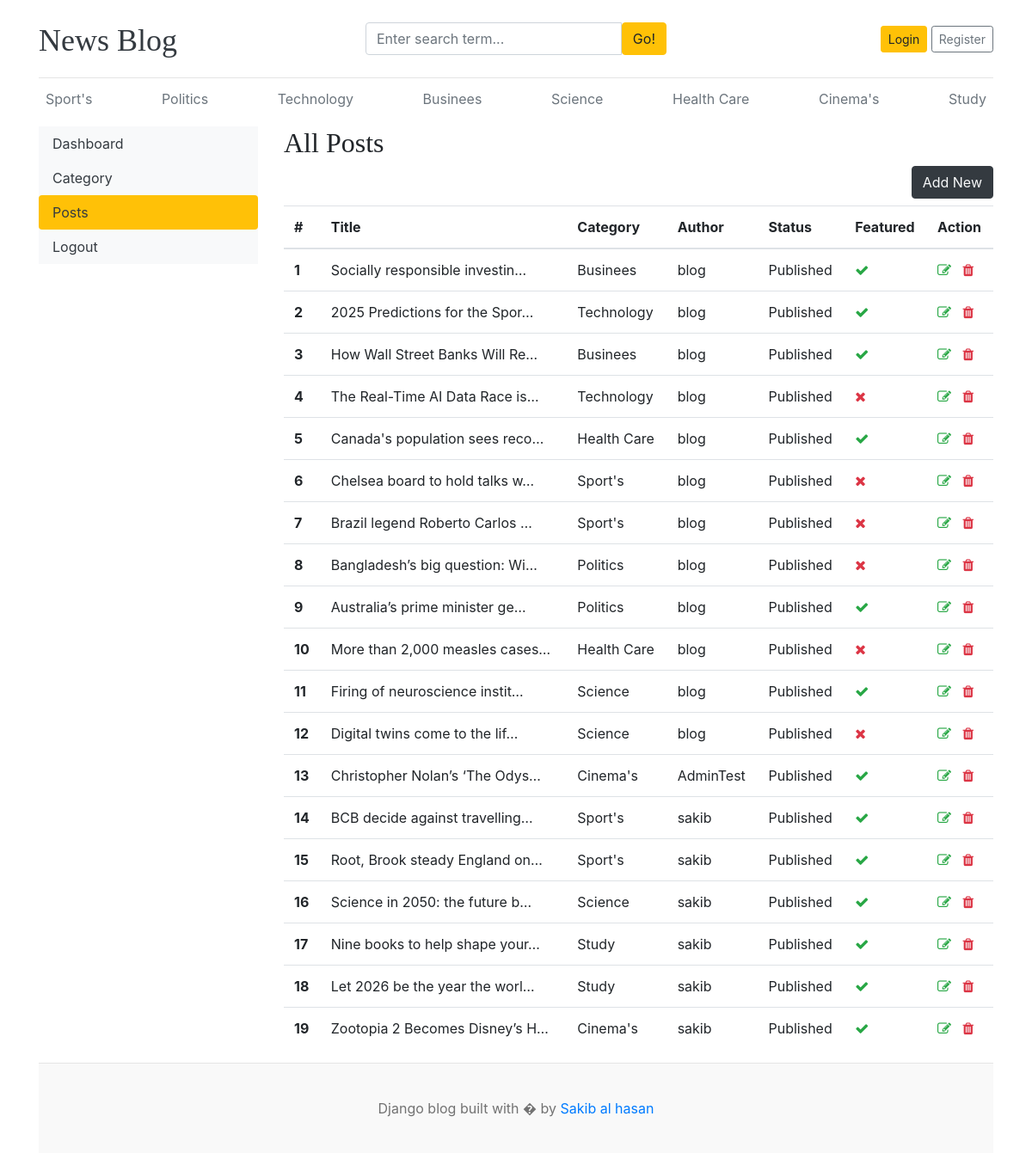
The app's page /dashboard/posts/ with its own data.
### blogs/models.py (models this page shows, shortened)
class Category(models.Model):
    category_name = models.CharField(max_length=100, unique=True)
    created_at = models.DateTimeField(auto_now_add=True)
    updated_at = models.DateTimeField(auto_now=True)
    class Meta:
        verbose_name = 'Category'
        verbose_name_plural = 'Categories'
    def __str__(self):
        return self.category_name

class Blog(models.Model):
    title = models.CharField(max_length=100)
    slug = models.SlugField(max_length=200, unique=True, blank=True)
    category = models.ForeignKey(Category, on_delete=models.CASCADE)
    author = models.ForeignKey(User, on_delete=models.CASCADE)
    featured_image = models.ImageField(upload_to='uploads/%Y/%m/%d')
    short_description = models.TextField(max_length=500)
    blog_body = models.TextField(max_length=2000)
    status = models.CharField(max_length=200, choices=STATUS_CHOICES, default='Draft')
    is_featured = models.BooleanField(default=False)
    created_at = models.DateTimeField(auto_now_add=True)
    updated_at = models.DateTimeField(auto_now=True)

### dashboard/views.py (the view)
# urls.py: path('posts/', views.posts, name='posts'),
def posts(request):
    posts = Blog.objects.all()
    context = {
        'posts': posts,
    }
    return render(request, 'dashboard/posts.html', context)

### blogs/context_processors.py (called while the page is built)
def get_categories(request):
    categories = Category.objects.all()
    return dict(categories=categories)

def get_social_link(request):
    social_links = SocialLink.objects.all()
    return dict(social_links=social_links)

### templates/dashboard/posts.html (shortened to what this page needs)
{% extends "base.html" %}
{% block content %}
<div class="row">
    {% include "dashboard/sidebar.html" %}
    <div class="col-md-9">
        <h2>All Posts</h2>
        <a href="{% url 'add_posts' %}" class="btn btn-dark text-light float-right mb-2" >Add New</a>
        <table class="table table-hover">
            <thead>
                <tr>
                    <th>#</th>
                    <th>Title</th>
                    <th>Category</th>
                    <th>Author</th>
                    <th>Status</th>
                    <th>Featured</th>
                    <th>Action</th>
                </tr>
            </thead>
            <tbody>
                {% for post in posts %}
                <tr>
                    <th>{{ forloop.counter }}</th>
                    <td>{{ post.title | truncatechars:30 }}</td>
                    <td>{{ post.category }}</td>
                    <td>{{ post.author }}</td>
                    <td>{{ post.status }}</td>
                    <td>{% if post.is_featured %}
                        <i class="fa fa-check text-success"></i>
                        {% else %}
                        <i class="fa fa-times text-danger"></i>
                        {% endif %}
                    </td>
                    <td>
                        <a href="{% url 'edit_post' post.id %}"><i class="fa fa-edit text-success"></i></a>
                        <a href="{% url 'delete_post' post.id %}"><i class="fa fa-trash text-danger"></i></a>
                    </td>
                </tr>
                {% endfor %}
            </tbody>
        </table>
    </div>
</div>
{% endblock content %}

### templates/base.html (shortened to what this page needs)
{% load static %}
<!DOCTYPE html>
<html lang="en">
<head>
    <link href="https://getbootstrap.com/docs/4.0/dist/css/bootstrap.min.css" rel="stylesheet">
    <link href="{% static 'css/blog.css' %}" rel="stylesheet">
    <link rel="stylesheet" href="https://cdnjs.cloudflare.com/ajax/libs/font-awesome/4.7.0/css/font-awesome.min.css">
</head>
<body>
    <div class="container">
        <header class="blog-header py-3">
            <div class="row flex-nowrap justify-content-between align-items-center">
                <div class="col-4 pt-1">
                    <a class="blog-header-logo text-dark" href="/">News Blog</a>
                </div>
                <div class="col-4">
                    <form action="{% url 'search' %}" method="GET">
                        <div class="input-group">
                            <input class="form-control" name="keyword" value="{{ keyword }}" type="text" placeholder="Enter search term..." aria-label="Enter search term..." aria-describedby="button-search" />
                            <button class="btn btn-warning" id="button-search" type="submit">Go!</button>
                        </div>
                    </form>
                </div>
                <div class="col-4 d-flex justify-content-end align-items-center">
                    {% if not user.is_authenticated %}
                    <a class="btn btn-sm btn-warning" href="{% url 'login' %}">Login</a> &nbsp;
                    <a class="btn btn-sm btn-outline-secondary" href="{% url 'register' %}">Register</a>
                    {% else %}
                    <span><a href="{% url 'dashboard' %}">Dashboard</a></span>
                    &emsp;
                    <span><a href="{% url 'logout' %}">Logout</a></span>
                    {% endif %}
                </div>
            </div>
        </header>
        <div class="nav-scroller py-1 mb-2">
            <nav class="nav d-flex justify-content-between">
                {% for category in categories %}
                <a class="p-2 text-muted" href="{% url 'posts_by_category' category.id %}">{{ category.category_name }}</a>
                {% endfor %}
            </nav>
        </div>
        {% block content %}
        {% endblock content %}
        <footer class="blog-footer">
            <p>Django blog built with � by <a href="#">Sakib al hasan</a></p>
        </footer>
</body>
</html>

### project_main/static/css/blog.css (style rules this page uses)
.blog-header { border-bottom: 1px solid #e5e5e5; }
.blog-header-logo { font-family: "Playfair Display", Georgia, "Times New Roman", serif; font-size: 2.25rem; }
h1, h2, h3, h4, h5, h6 { font-family: "Playfair Display", Georgia, "Times New Roman", serif; }
.blog-footer { padding: 2.5rem 0; color: #727272; text-align: center; background-color: #f9f9f9; border-top: .05rem solid #e5e5e5; }
.blog-footer p:last-child { margin-bottom: 0; }

### records on screen
Category: category_name "Sport's"
Category: category_name "Politics"
Category: category_name "Technology"
Category: category_name "Businees"
Category: category_name "Science"
Category: category_name "Health Care"
Category: category_name "Cinema's"
Category: category_name "Study"
Blog: title "Socially responsible investin…", category "Businees", author "blog", status "Published", is_featured True (drawn)
Blog: title "2025 Predictions for the Spor…", category "Technology", author "blog", status "Published", is_featured True (drawn)
Blog: title "How Wall Street Banks Will Re…", category "Businees", author "blog", status "Published", is_featured True (drawn)
Blog: title "The Real-Time AI Data Race is…", category "Technology", author "blog", status "Published", is_featured False (drawn)
Blog: title "Canada's population sees reco…", category "Health Care", author "blog", status "Published", is_featured True (drawn)
Blog: title "Chelsea board to hold talks w…", category "Sport's", author "blog", status "Published", is_featured False (drawn)
Blog: title "Brazil legend Roberto Carlos …", category "Sport's", author "blog", status "Published", is_featured False (drawn)
Blog: title "Bangladesh’s big question: Wi…", category "Politics", author "blog", status "Published", is_featured False (drawn)
Blog: title "Australia’s prime minister ge…", category "Politics", author "blog", status "Published", is_featured True (drawn)
Blog: title "More than 2,000 measles cases…", category "Health Care", author "blog", status "Published", is_featured False (drawn)
Blog: title "Firing of neuroscience instit…", category "Science", author "blog", status "Published", is_featured True (drawn)
Blog: title "Digital twins come to the lif…", category "Science", author "blog", status "Published", is_featured False (drawn)
Blog: title "Christopher Nolan’s ‘The Odys…", category "Cinema's", author "AdminTest", status "Published", is_featured True (drawn)
Blog: title "BCB decide against travelling…", category "Sport's", author "sakib", status "Published", is_featured True (drawn)
Blog: title "Root, Brook steady England on…", category "Sport's", author "sakib", status "Published", is_featured True (drawn)
Blog: title "Science in 2050: the future b…", category "Science", author "sakib", status "Published", is_featured True (drawn)
Blog: title "Nine books to help shape your…", category "Study", author "sakib", status "Published", is_featured True (drawn)
Blog: title "Let 2026 be the year the worl…", category "Study", author "sakib", status "Published", is_featured True (drawn)
Blog: title "Zootopia 2 Becomes Disney’s H…", category "Cinema's", author "sakib", status "Published", is_featured True (drawn)
